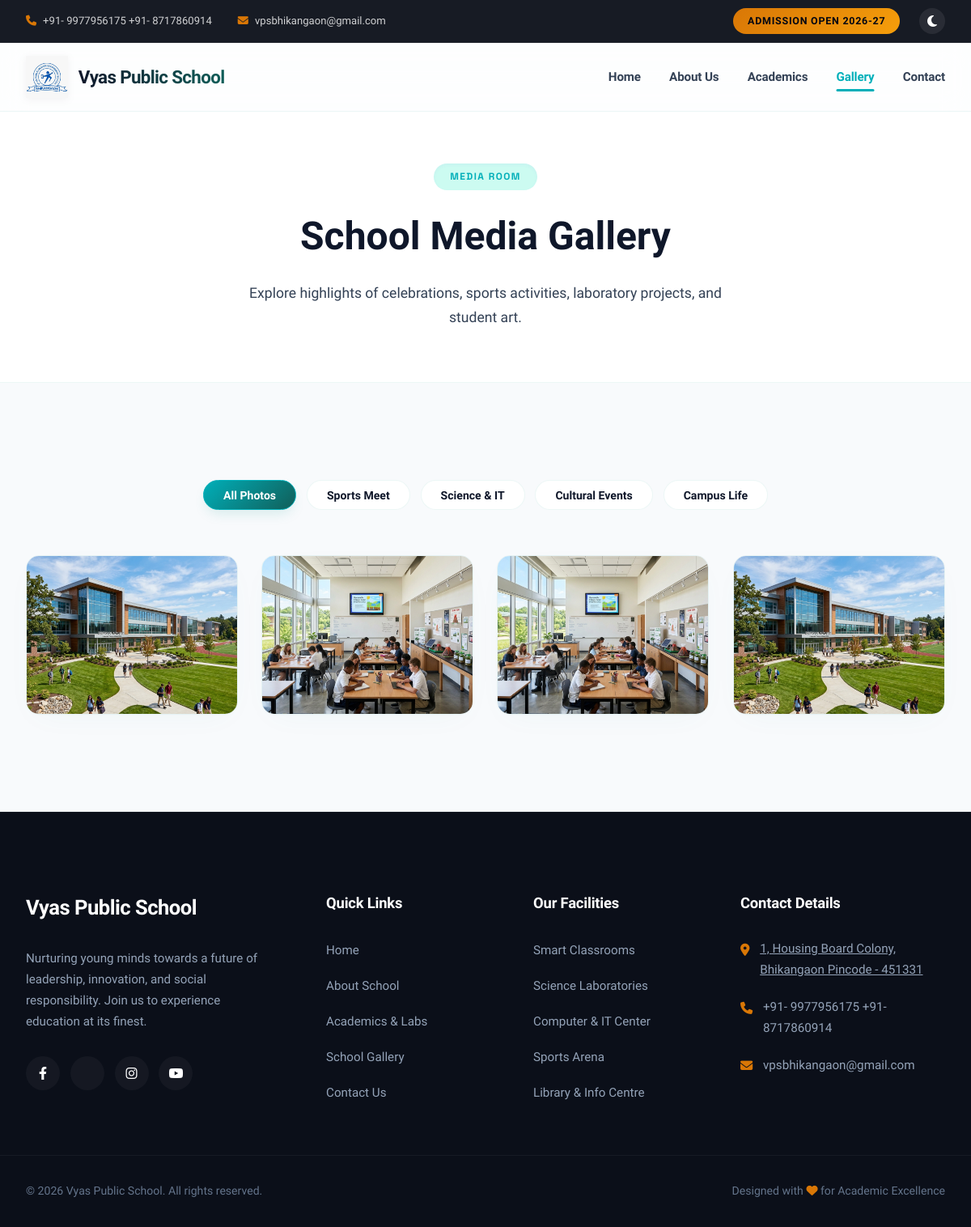
Page /gallery/ on the committed database.
### school/models.py (models this page shows, shortened)
class SchoolConfig(models.Model):
    school_name = models.CharField(max_length=200, default="Vyas Public School")
    logo = models.ImageField(upload_to="school/", blank=True, null=True, help_text="Best size: 200x60px (PNG with transparency)")
    favicon = models.ImageField(upload_to="school/", blank=True, null=True)
    email = models.EmailField(default="info@vyaspublicschool.com")
    phone = models.CharField(max_length=50, default="+91 98765 43210")
    address = models.TextField(default="Vyas Public School, Campus Area, City, State, India")
    map_embed_url = models.TextField(
        blank=True,
        null=True,
        help_text="Google Maps Embed iframe src URL. Extract the src attribute from the Google Maps share embed code."
    )
    principal_name = models.CharField(max_length=100, default="Dr. R. K. Vyas")
    principal_title = models.CharField(max_length=100, default="Principal's Message")
    principal_message = models.TextField(
        default="Welcome to Vyas Public School. We are dedicated to fostering academic excellence and character building. Our goal is to prepare students to face global challenges with confidence and integrity."
    )
    principal_photo = models.ImageField(upload_to="school/", blank=True, null=True)
    director_name = models.CharField(max_length=100, default="Mr. Sanjay Vyas")
    director_title = models.CharField(max_length=100, default="Director's Message")
    director_message = models.TextField(
        default="Education is not just about academic achievement but about shaping character and building futures. At Vyas Public School, we strive to create an environment where every child can discover their potential and develop into confident, responsible individuals."
    )
    director_photo = models.ImageField(upload_to="school/", blank=True, null=True)
    stat_students = models.IntegerField(default=1200, verbose_name="Number of Students")
    stat_teachers = models.IntegerField(default=80, verbose_name="Number of Teachers")
    stat_labs = models.IntegerField(default=5, verbose_name="Number of Labs")
    stat_experience = models.IntegerField(default=25, verbose_name="Years of Excellence")
    facebook_url = models.URLField(blank=True, null=True)
    twitter_url = models.URLField(blank=True, null=True)
    instagram_url = models.URLField(blank=True, null=True)
    youtube_url = models.URLField(blank=True, null=True)
    vision = models.TextField(default="To empower students to become life-long learners and productive members of a dynamic global society.")
    mission = models.TextField(default="To provide a nurturing environment that fosters academic excellence, innovation, collaborative learning, and ethical values.")
    class Meta:
        verbose_name = "School Configuration"
        verbose_name_plural = "School Configuration"
    @classmethod
    def get_solo(cls):
        obj, created = cls.objects.get_or_create(id=1)
        return obj

class GalleryCategory(models.Model):
    name = models.CharField(max_length=100, unique=True)
    slug = models.SlugField(max_length=100, unique=True, help_text="Used for URL filtering (e.g. 'sports-day')")
    class Meta:
        verbose_name = "Gallery Category"
        verbose_name_plural = "Gallery Categories"

class GalleryImage(models.Model):
    category = models.ForeignKey(GalleryCategory, on_delete=models.CASCADE, related_name="images")
    image = models.ImageField(upload_to="gallery/", help_text="Upload high resolution photo")
    caption = models.CharField(max_length=200, blank=True, null=True, help_text="Brief description/tag for the photo")
    order = models.IntegerField(default=0)
    class Meta:
        ordering = ['order', 'id']
        verbose_name = "Gallery Image"
        verbose_name_plural = "Gallery Images"

### school/views.py (the view)
# urls.py: path('gallery/', views.gallery, name='gallery'),
def gallery(request):
    categories = GalleryCategory.objects.all()
    gallery_images = GalleryImage.objects.prefetch_related('category').all()
    context = {
        'categories': categories,
        'gallery_images': gallery_images,
        'title': 'Gallery',
    }
    return render(request, 'school/gallery.html', context)

### school/context_processors.py (called while the page is built)
def school_settings(request):
    return {
        'school_config': SchoolConfig.get_solo()
    }

### school/templates/school/gallery.html (shortened to what this page needs)
{% extends 'school/base.html' %}
{% load static %}
{% block content %}
<section class="section-padding bg-light-sec" style="padding: 4rem 0; border-bottom: 1px solid var(--border-color);">
    <div class="container" style="text-align: center;">
        <span class="subtitle-badge">Media Room</span>
        <h1 style="font-family: var(--font-heading); font-size: 3rem; font-weight: 800; color: var(--text-primary);">School Media Gallery</h1>
        <p style="color: var(--text-secondary); max-width: 600px; margin: 1rem auto 0 auto; font-size: 1.1rem;">Explore highlights of celebrations, sports activities, laboratory projects, and student art.</p>
    </div>
</section>
<section class="section-padding">
    <div class="container">
        <div class="gallery-filter-menu" role="tablist" aria-label="Gallery Categories">
            <button class="filter-btn active" data-filter="all" role="tab" aria-selected="true">All Photos</button>
            {% for category in categories %}
                <button class="filter-btn" data-filter="{{ category.slug }}" role="tab" aria-selected="false">{{ category.name }}</button>
            {% endfor %}
        </div>
        <div class="gallery-grid" aria-label="School Photo Grid">
            {% if gallery_images %}
                {% for image in gallery_images %}
                    <div class="gallery-item" data-category="{{ image.category.slug }}" role="button" aria-label="View larger image: {{ image.caption }}">
                        <img src="{{ image.image.url }}" alt="{{ image.caption|default:'School Photo' }}">
                    </div>
                {% endfor %}
            {% endif %}
        </div>
    </div>
</section>
{% endblock %}

### school/templates/school/base.html (shortened to what this page needs)
{% load static %}
<!DOCTYPE html>
<html lang="en">
<head>
    <link rel="stylesheet" href="https://cdnjs.cloudflare.com/ajax/libs/font-awesome/6.4.0/css/all.min.css">
    <link rel="stylesheet" href="{% static 'school/css/style.css' %}">
</head>
<body>
    <div class="top-bar">
        <div class="container top-bar-content">
            <div class="top-info">
                <span><i class="fa-solid fa-phone"></i> {{ school_config.phone }}</span>
                <span><i class="fa-solid fa-envelope"></i> {{ school_config.email }}</span>
            </div>
            <div class="top-actions">
                <a href="{% url 'school:contact' %}" class="admission-btn-pulse">Admission open 2026-27</a>
                <div class="theme-toggle-wrapper">
                    <button id="theme-toggle" title="Toggle color theme">
                        <i class="fa-solid fa-moon"></i>
                    </button>
                </div>
            </div>
        </div>
    </div>
    <header class="main-header">
        <div class="container header-container">
            <a href="{% url 'school:home' %}" class="logo-area">
                {% if school_config.logo %}
                    <img src="{{ school_config.logo.url }}" alt="{{ school_config.school_name }} Logo" class="school-logo">
                {% else %}
                    <div class="logo-fallback">
                        <span class="logo-v">V</span>
                        <span class="logo-p">P</span>
                        <span class="logo-s">S</span>
                    </div>
                {% endif %}
                <span class="school-name-text">{{ school_config.school_name }}</span>
            </a>
            <nav class="nav-menu">
                <ul class="nav-list">
                    <li><a href="{% url 'school:home' %}" class="nav-link {% if request.resolver_match.view_name == 'school:home' %}active{% endif %}">Home</a></li>
                    <li><a href="{% url 'school:about' %}" class="nav-link {% if request.resolver_match.view_name == 'school:about' %}active{% endif %}">About Us</a></li>
                    <li><a href="{% url 'school:academics' %}" class="nav-link {% if request.resolver_match.view_name == 'school:academics' %}active{% endif %}">Academics</a></li>
                    <li><a href="{% url 'school:gallery' %}" class="nav-link {% if request.resolver_match.view_name == 'school:gallery' %}active{% endif %}">Gallery</a></li>
                    <li><a href="{% url 'school:contact' %}" class="nav-link {% if request.resolver_match.view_name == 'school:contact' %}active{% endif %}">Contact</a></li>
                </ul>
            </nav>
        </div>
    </header>
    <main class="main-content">
        {% block content %}
        {% endblock %}
    </main>
    <footer class="main-footer">
        <div class="container footer-grid">
            <div class="footer-col school-desc">
                <h3>{{ school_config.school_name }}</h3>
                <p>Nurturing young minds towards a future of leadership, innovation, and social responsibility. Join us to experience education at its finest.</p>
                <div class="social-links">
                    {% if school_config.facebook_url %}
                        <a href="{{ school_config.facebook_url }}" target="_blank"><i class="fa-brands fa-facebook-f"></i></a>
                    {% endif %}
                    {% if school_config.twitter_url %}
                        <a href="{{ school_config.twitter_url }}" target="_blank"></a>
                    {% endif %}
                    {% if school_config.instagram_url %}
                        <a href="{{ school_config.instagram_url }}" target="_blank"><i class="fa-brands fa-instagram"></i></a>
                    {% endif %}
                    {% if school_config.youtube_url %}
                        <a href="{{ school_config.youtube_url }}" target="_blank"><i class="fa-brands fa-youtube"></i></a>
                    {% endif %}
                </div>
            </div>
            <div class="footer-col">
                <h4>Quick Links</h4>
                <ul class="footer-links">
                    <li><a href="{% url 'school:home' %}">Home</a></li>
                    <li><a href="{% url 'school:about' %}">About School</a></li>
                    <li><a href="{% url 'school:academics' %}">Academics & Labs</a></li>
                    <li><a href="{% url 'school:gallery' %}">School Gallery</a></li>
                    <li><a href="{% url 'school:contact' %}">Contact Us</a></li>
                </ul>
            </div>
            <div class="footer-col">
                <h4>Our Facilities</h4>
                <ul class="footer-links">
                    <li><a href="{% url 'school:academics' %}">Smart Classrooms</a></li>
                    <li><a href="{% url 'school:academics' %}">Science Laboratories</a></li>
                    <li><a href="{% url 'school:academics' %}">Computer & IT Center</a></li>
                    <li><a href="{% url 'school:academics' %}">Sports Arena</a></li>
                    <li><a href="{% url 'school:academics' %}">Library & Info Centre</a></li>
                </ul>
            </div>
            <div class="footer-col contact-info-col">
                <h4>Contact Details</h4>
                <p><i class="fa-solid fa-location-dot"></i> <a href="https://www.google.com/maps/place/Vyas+Public+School/@21.8630625,75.9564822,17z/data=!3m1!4b1!4m6!3m5!1s0x3bd871a5e66f528f:0x2f552eb88b2ebe17!8m2!3d21.8630625!4d75.9590625!16s%2Fg%2F1hhxq0k71?entry=ttu&g_ep=EgoyMDI2MDYxMC4wIKXMDSoASAFQAw%3D%3D" target="_blank" style="color: inherit; text-decoration: underline;">{{ school_config.address }}</a></p>
                <p><i class="fa-solid fa-phone"></i> {{ school_config.phone }}</p>
                <p><i class="fa-solid fa-envelope"></i> {{ school_config.email }}</p>
            </div>
        </div>
        <div class="footer-bottom">
            <div class="container footer-bottom-content">
                <p>&copy; 2026 {{ school_config.school_name }}. All rights reserved.</p>
                <p>Designed with <i class="fa-solid fa-heart" style="color: var(--accent-color);"></i> for Academic Excellence</p>
            </div>
        </div>
    </footer>
</body>
</html>

### rows in the picture
SchoolConfig: phone "+91- 9977956175 +91- 8717860914", email "vpsbhikangaon@gmail.com", logo (picture), school_name "Vyas Public School", address "1, Housing Board Colony, Bhikangaon Pincode - 451331"
GalleryCategory: name "Sports Meet"
GalleryCategory: name "Science & IT"
GalleryCategory: name "Cultural Events"
GalleryCategory: name "Campus Life"
GalleryImage: image (picture)
GalleryImage: image (picture)
GalleryImage: image (picture)
GalleryImage: image (picture)
